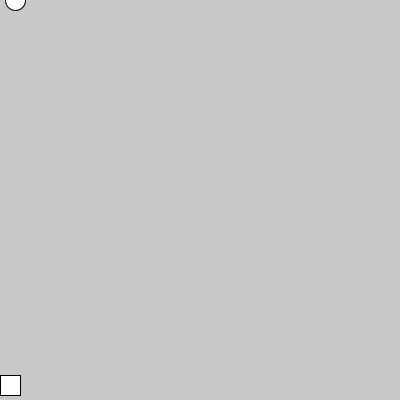
Frame 1 (no input)
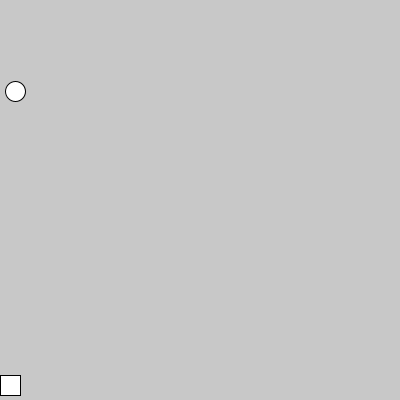
Frame 60 (the mouse pressed at the canvas centre just before this capture)
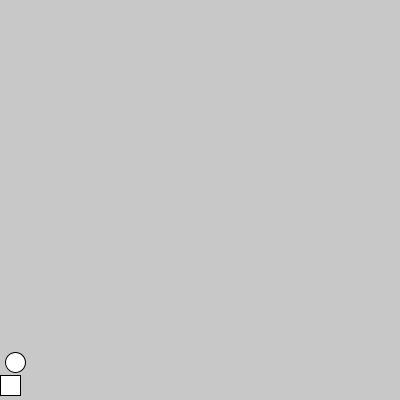
Frame 120 (the mouse held since frame 60 and released just before this capture)

The Processing sketch that drew these frames (run headless with seeded random() and noise(); from frame 60 on, the mouse is pressed at the canvas centre):

// Processing sketch: Catch_Apple_Paso_08
// ── Catch_Apple_Paso_08.pde
/*
 * Catch the Apple (Caza la Manzana)
 *
 * Creacion de un videojuego con Processing. El objetivo de este ejercicio es
 * llevar la programacion un poco mas lejos y crear un pequeño videojuego donde
 * nuestro aguerrido heroe, el famoso cientifico Newton, intenta no perder la
 * oportunidad de que la manzana le caiga en la cabeza.
 *
 * Paso 8:
 *  - modifica la caida de las manzanas para que responda a la aceleracion
 *    de la gravedad
 *  - como sabes, la velocidad se calcula desde la aceleracion, y la posicion
 *    desde la velocidad
 *  - introduce una variable que represente la aceleracion, hazla de tipo 'float'
 *
 * (c) 2013-2016 Arduino LLC.
 */
 
int nX = 0;
int nY = 0; 
float mY = 0;  
int mX = 15;
float mV = 0;     // La velocidad inicial de las manzanas es cero
float mA = 0.05;  // Aceleracion de caida de la manzana (0.98 seria demasiado)
 
void setup() {
  size(400, 400);  
  nY = height - 25; 
}

void draw() {
  background(200);  
  
  // Movimiento de la manzana
  mV = mV + mA;  // Calcula la velocidad instantanea en funcion de la aceleracion
  mY = mY + mV;  // Calcula la posicion en funcion de la velocidad
  if (mY > height) {
    mY = 15;    
    mX = int(random(width - 20)); 
    mV = 0;  // Al comenzar a caer, las manzanas empiezan con velocidad cero 
  }
  
  fill(255);  
  
  // Deteccion de la colision
  if (mY + 10 > nY && mY - 10 < nY + 20) {  
    if (mX + 10 > nX && mX - 10 < nX + 20) { 
      fill(255, 0, 0);  
    } 
  }

  ellipse(mX, mY, 20, 20); 
  rect(nX, nY, 20, 20);    
}

void keyPressed() {
  // Incrementa las coordenadas en 3 unidades
  if (keyCode == RIGHT) {
    nX = nX + 3;
  }
  // Decrementa las coordenadas en 3 unidades
  if (keyCode == LEFT) {
    nX = nX - 3;
  }
  // Limita el valor de la coordenada X
  if (nX < 0) {
    nX = 0;
  }
  if (nX > width - 20) {  
    nX = width - 20;
  }
}
